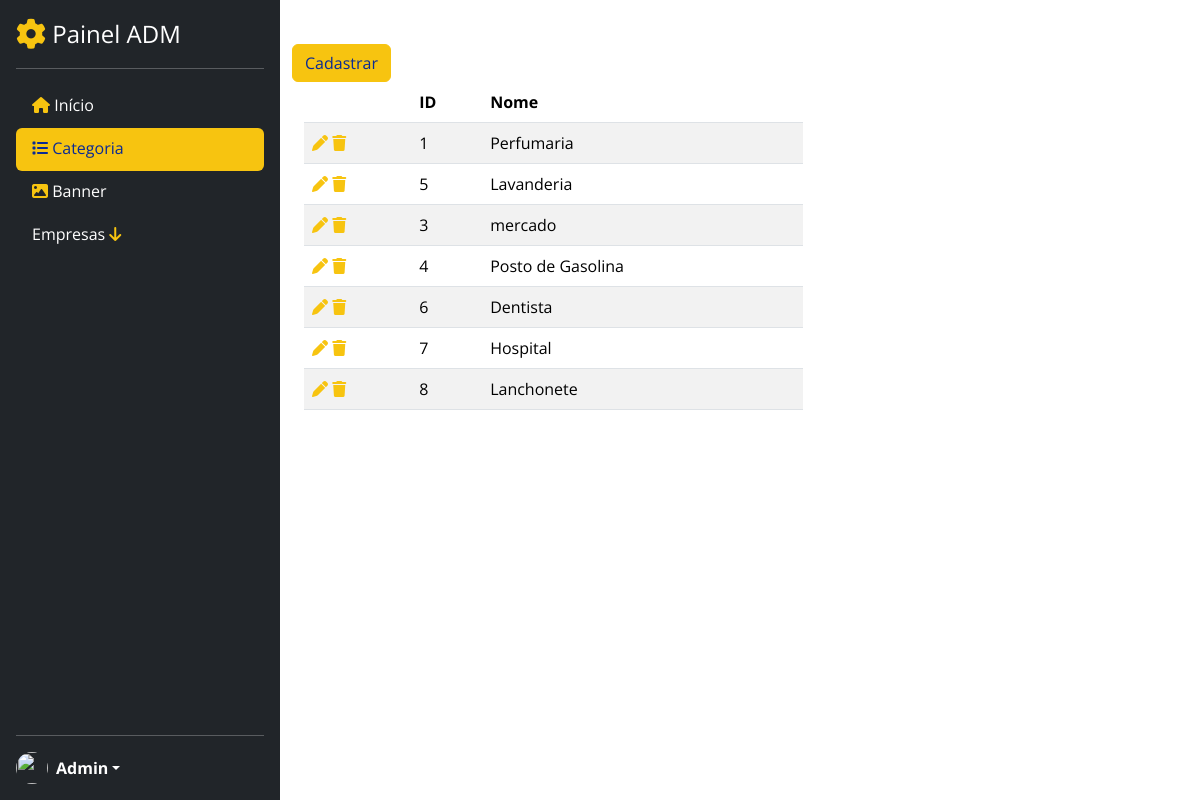
Screenshot of /admin/cadTipoEmpresa.php (signed in) with the database file from the repository.
### tables this page shows
CREATE TABLE IF NOT EXISTS `categoriaemp` (
  `id_categoria` int NOT NULL AUTO_INCREMENT,
  `nomeCategoria` varchar(200) DEFAULT NULL,
  PRIMARY KEY (`id_categoria`)
);

### admin/cadTipoEmpresa.php (the view, shortened to what this page needs)
<?php
include('protect.php');
$sql_code = "SELECT * from categoriaemp";
$sql_query = $mysqli->query($sql_code) or die($mysqli->error);
?>
<!DOCTYPE html>
<html lang="pt-BR">
<head>
    <link rel="stylesheet" href="https://cdnjs.cloudflare.com/ajax/libs/font-awesome/6.4.2/css/all.min.css"
 />
    <link rel="stylesheet" href="../css/bootstrap.min.css">
    <link rel="stylesheet" href="css/style.css">
</head>
<body>
    <main class="d-flex flex-nowrap">
        <?php include "menuad.php" ?>
        <div class="container page-content mt-4">
            <button type="button" class="btn btn-primary" data-bs-toggle="modal" data-bs-target="#staticBackdrop">
                Cadastrar
            </button>
            <div class="container">
                <div class="row">
                    <div class="col-md-7">
                        <div class="table-responsive">
                            <table class="table table-striped">
                                <thead class="thead-light">
                                    <tr>
                                        <th scope="col"></th>
                                        <th scope="col">ID</th>
                                        <th scope="col">Nome</th>
                                    </tr>
                                </thead>
                                <tbody class="customtable">
                                    <?php
                                    while ($categoria = $sql_query->fetch_assoc()) { ?>
                                        <tr>
                                            <td><a href="#" class="edit-category"
                                                    data-id="<?php echo $categoria['id_categoria'] ?>"><i
                                                        class='fa-solid fa-pen'></i></a>
                                                <a href="include/delTipoEmpresa.php?id=<?php echo $categoria['id_categoria'] ?>"
                                                    onclick="return confirm('Tem certeza que deseja excluir esse registro?')"><i
                                                        class='fa-solid fa-trash'></i></a>
                                            </td>
                                            <td>
                                                <?php echo $categoria['id_categoria'] ?>
                                            </td>
                                            <td>
                                                <?php echo $categoria['nomeCategoria'] ?>
                                            </td>
                                        </tr>
                                        <?php
                                    } ?>
                                </tbody>
                            </table>
                        </div>
                    </div>
                </div>
            </div>
        </div>
    </main>
</body>
</html>

### admin/css/style.css (style rules this page uses)
body { font-family: 'Open Sans', sans-serif; }
.page-content { margin-left: 280px; padding-top: 20px; }
.fa-solid, .fas { color: #f7c410; }
.btn-primary { --bs-btn-color: #0a2a94; --bs-btn-bg: #f7c410; --bs-btn-border-color: #f7c410; --bs-btn-hover-color: #fff; --bs-btn-hover-bg: #f7c410; --bs-btn-hover-border-color: #f7c410; --bs-btn-focus-shadow-rgb: 49, 132, 253; --bs-btn-active-color: #fff; --bs-btn-active-bg: #f7c410; --bs-btn-active-border-color: #f7c410; --bs-btn-active-shadow: inset 0 3px 5px rgba(0, 0, 0, 0.125); --bs-btn-disabled-color: #fff; --bs-btn-disabled-bg: #f7c410; --bs-btn-disabled-border-color: #f7c410; }

### rows the page displays
categoriaemp: id_categoria "1", nomeCategoria "Perfumaria"
categoriaemp: id_categoria "5", nomeCategoria "Lavanderia"
categoriaemp: id_categoria "3", nomeCategoria "mercado"
categoriaemp: id_categoria "4", nomeCategoria "Posto de Gasolina"
categoriaemp: id_categoria "6", nomeCategoria "Dentista"
categoriaemp: id_categoria "7", nomeCategoria "Hospital"
categoriaemp: id_categoria "8", nomeCategoria "Lanchonete"

### other values shown
$_SESSION['nome'] "Admin"
